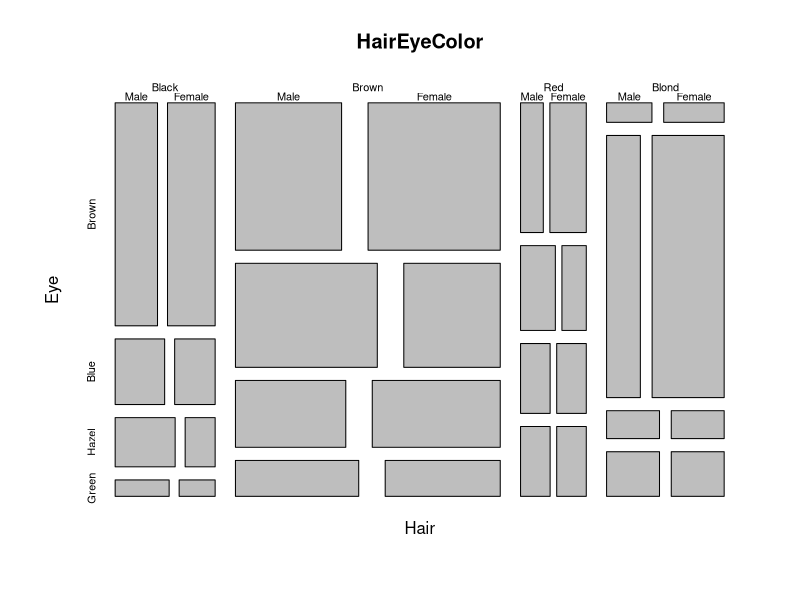
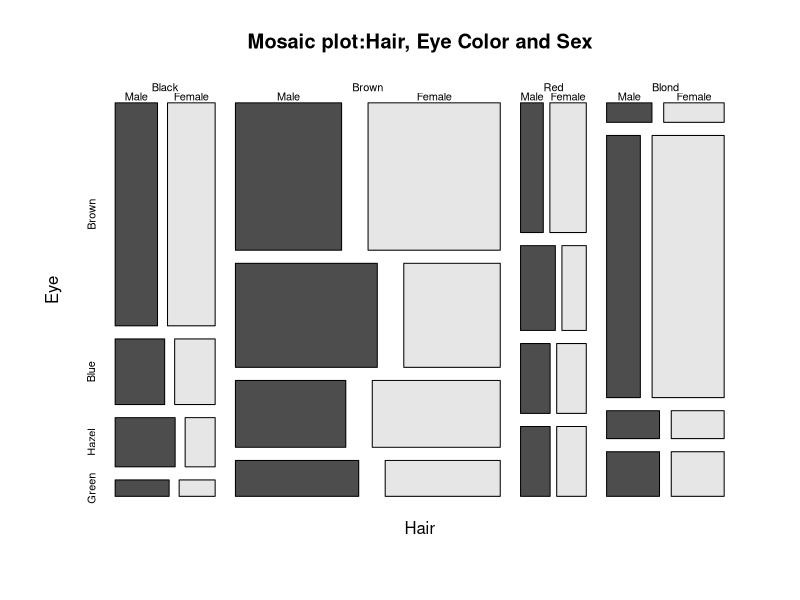
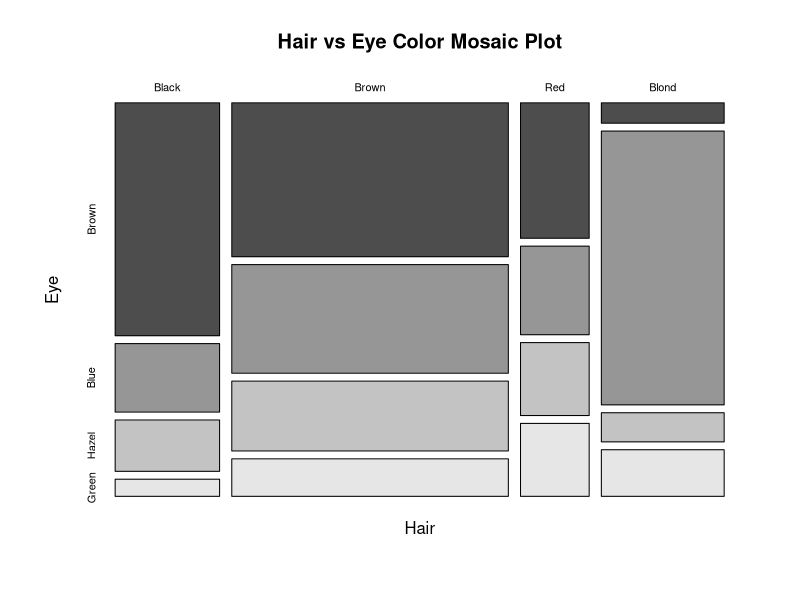
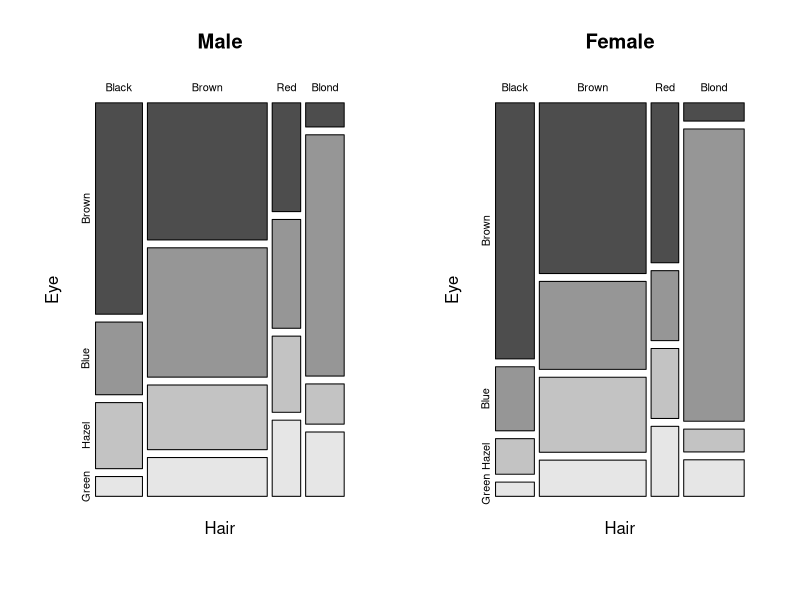
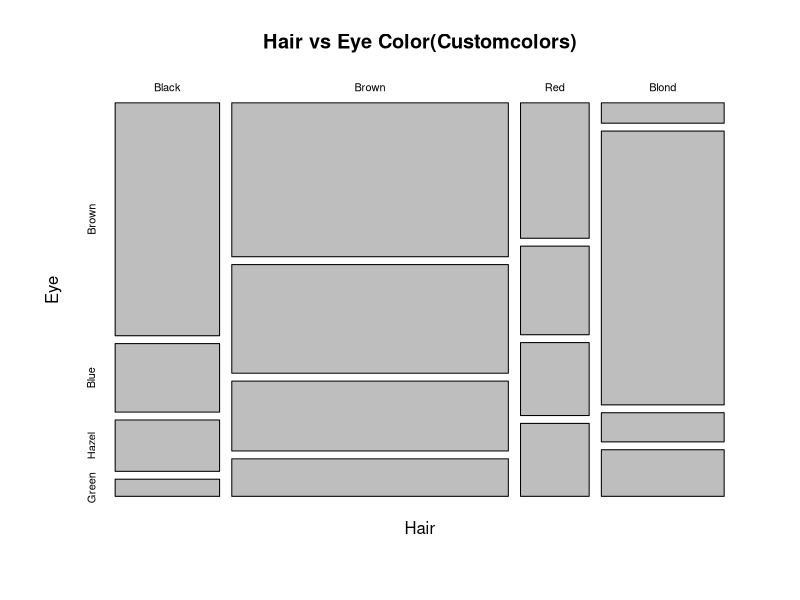
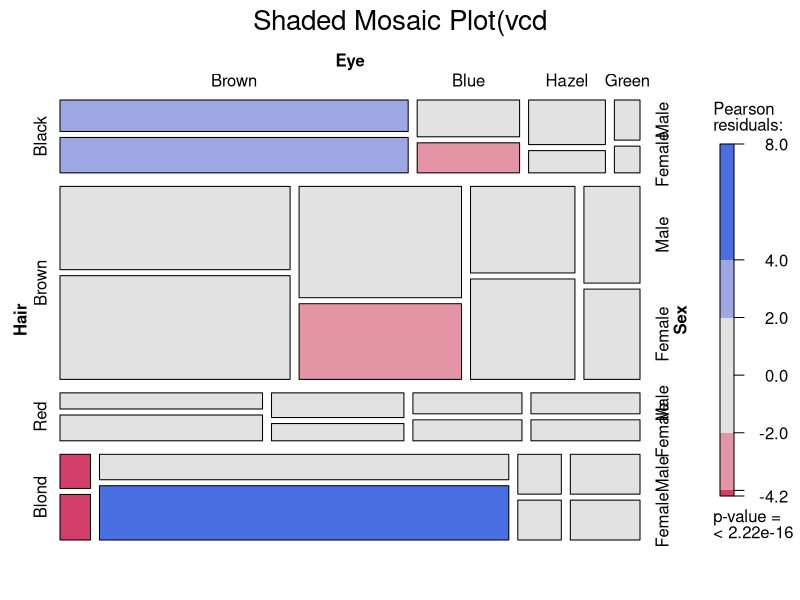
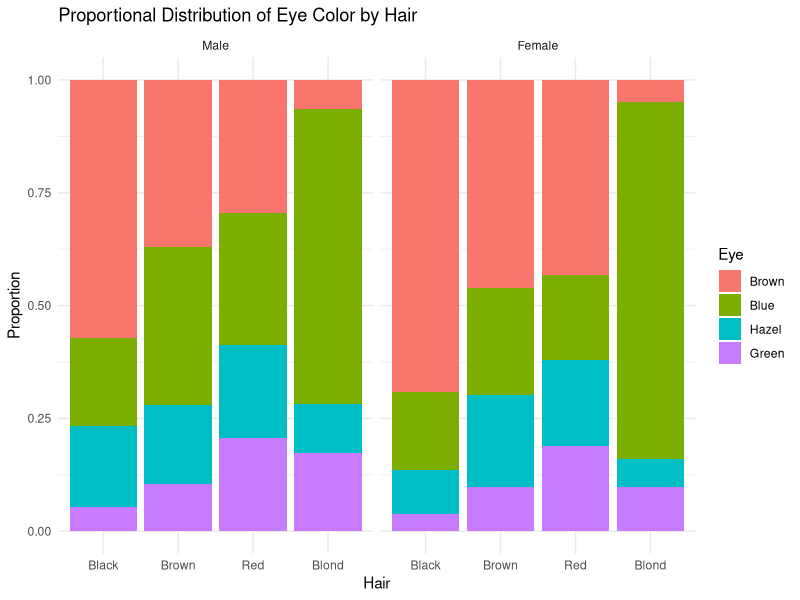
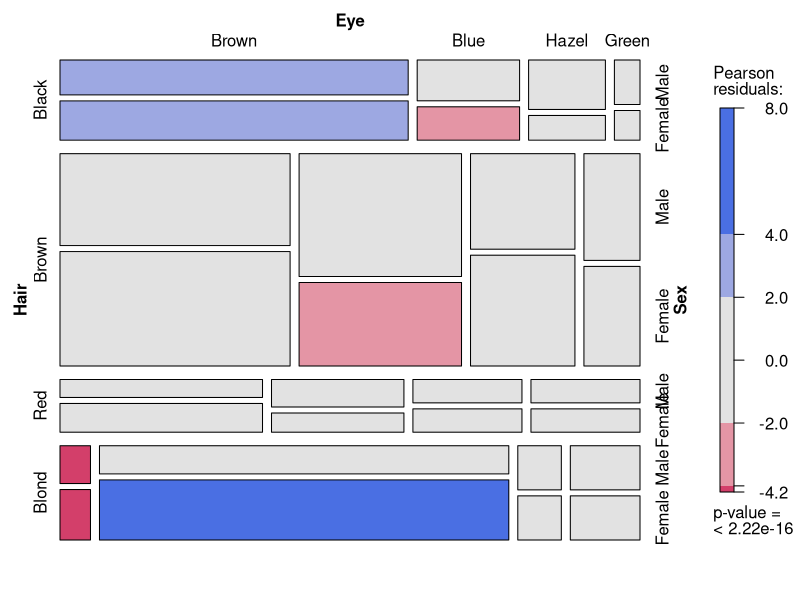

Recreate these plots in R, in order.
#Load and Understand the HairEyeColor Dataset
#Load dataset
data(HairEyeColor)
#Check structure 
str(HairEyeColor)
View(HairEyeColor)
?HairEyeColor
#Very Basic Mosaic Plot(Base R)
mosaicplot(HairEyeColor)
#Add Titles and Colors
mosaicplot( HairEyeColor, main="Mosaic plot:Hair, Eye Color and Sex",
            color = TRUE)
#Two-variable Mosaic plot
HairEye2D <- margin.table(HairEyeColor,c(1,2))
mosaicplot( HairEye2D, main="Hair vs Eye Color Mosaic Plot",
            color = TRUE)
#Mosaic Plots by Sex
par(mfrow = c(1,2))
mosaicplot( HairEyeColor[,,"Male"],main = "Male",color = TRUE)
mosaicplot( HairEyeColor[,,"Female"],main = "Female",color = TRUE)
par(mfrow = c(1,1))
#Custom Colors
mosaicplot( HairEye2D, COL= c("brown","black","red","yellow"),
            main= "Hair vs Eye Color(Customcolors)")
#Advanced Mosaic Plot using `vcd`
install.packages("vcd")

library(vcd)
mosaic( HairEyeColor,shade = TRUE, legend = TRUE,
        main = "Shaded Mosaic Plot(vcd")
#Convert Datasetto Data Frame (For ggplot)
hair_eye_df <-as.data.frame(HairEyeColor)
head(hair_eye_df)
#ggplot Alternative (Proportional Mosaic-Style Plot)
library(ggplot2)
ggplot(hair_eye_df,aes(x = Hair, y = Freq, fill = Eye)) +
  geom_bar(stat = "identity",position = "fill") +
  facet_wrap(~Sex) + 
  labs(
    title = "Proportional Distribution of Eye Color by Hair",
    y = "Proportion"
  ) +
  theme_minimal()
#Advanced Mosaic with Resiudual Shading
mosaic( ~Hair + Eye + Sex, data=hair_eye_df,shade = TRUE, legend = TRUE)
